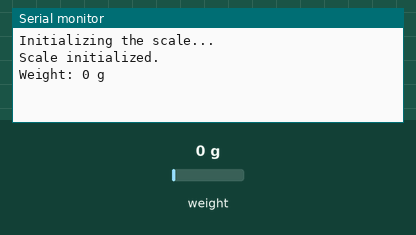
This sketch was run on a simulated Arduino Uno, built with avr-gcc and run on an emulated ATmega328P. Shown: the last lines printed to the serial monitor. The inputs (shaded band) are chosen by the test bench; at power-on: weight on the scale 0 g.

Above: at 2.2 s.
2.3 s: weight on the scale set to 100 g
At 3.7 s:
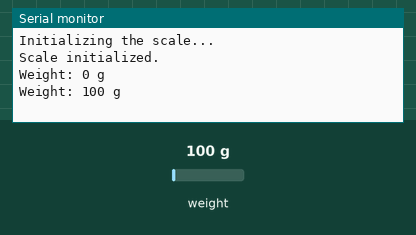
3.9 s: weight on the scale set to 1250 g
At 5.4 s:
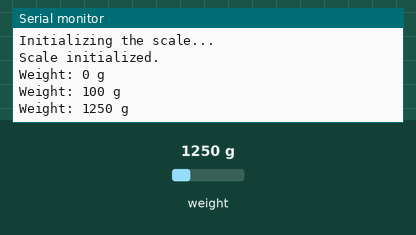
Timing chart, 0 to 6.9 s (numbered marks = the images above; inputs shaded):
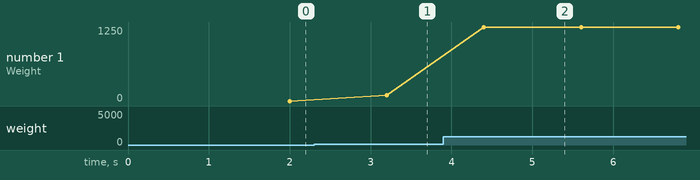

The sketch:

S_beam_load_sensor.ino
```cpp
#include "HX711.h"

// HX711 circuit wiring
#define DT 3
#define SCK 2

HX711 scale;

void setup() {
  Serial.begin(9600);
  scale.begin(DT, SCK);

  Serial.println("Initializing the scale...");

  // Wait until the HX711 is ready
  while (!scale.is_ready()) {
    Serial.println("Waiting for HX711...");
    delay(500);
  }

  // Tare the scale to 0
  scale.set_scale(9910.0/500.0);      // set scale to 1 for now
  //scale.set_scale();
  scale.tare();           // reset the scale to 0

  Serial.println("Scale initialized.");
}

void loop() {
  // Read raw value
  long reading = scale.get_units(10);  // average over 10 readings
  Serial.print("Weight: ");
  Serial.print(reading, 1);
  Serial.println(" g");

  delay(200);
}
```

Measured:
- after the input at 2.3 s, the serial monitor: prints a new line after 0.90 s (image 1)
- after the input at 3.9 s, the serial monitor: prints a new line after 0.50 s (image 2)
- plotted number 1: 0 → 100 after the input at 2.3 s, 100 → 1250 after the input at 3.9 s
